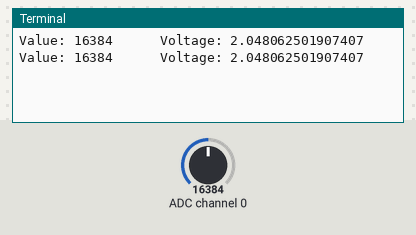
A program run on a simulated Raspberry Pi (BCM pin numbers). Shown: the last lines printed to the terminal. The test bench sets the inputs (shaded band); at power-on: ADC channel 0 = 16384 (analog values on the 0–32767 scale).

Above: at 1.2 s.
1.3 s: ADC channel 0 set to 22936
At 2.6 s:
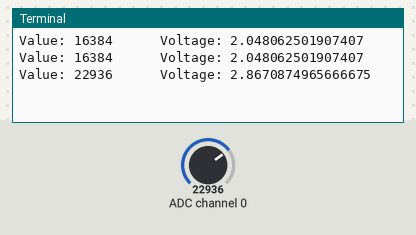
2.8 s: ADC channel 0 set to 28834
At 3.5 s:
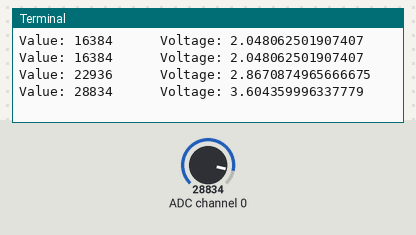
Timing chart, 0 to 5.8 s (numbered marks = the images above; inputs shaded):
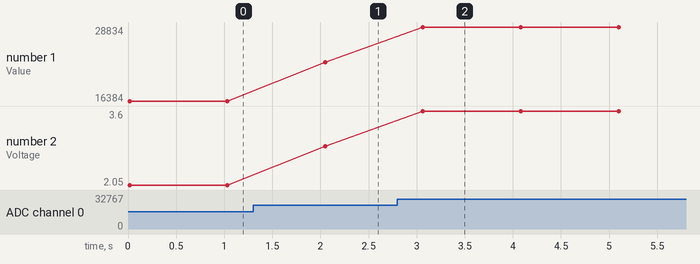

The program:

photoTransistorTest.py
```python
import time
import board
import busio
import adafruit_ads1x15.ads1115 as ADS
from adafruit_ads1x15.analog_in import AnalogIn

i2c = busio.I2C(board.SCL, board.SDA)

ads = ADS.ADS1115(i2c)

channel = AnalogIn(ads, ADS.P0)

while True:
    print("Value: {}      Voltage: {}".format(channel.value, channel.voltage))
    time.sleep(1)
```

Measured:
- after the input at 1.3 s, the terminal: prints a new line after 0.75 s (image 1)
- after the input at 2.8 s, the terminal: prints a new line after 0.27 s (image 2)
- plotted number 1: 16384 → 22936 after the input at 1.3 s, 22936 → 28834 after the input at 2.8 s
- plotted number 2: 2.05 → 2.87 after the input at 1.3 s, 2.87 → 3.6 after the input at 2.8 s
